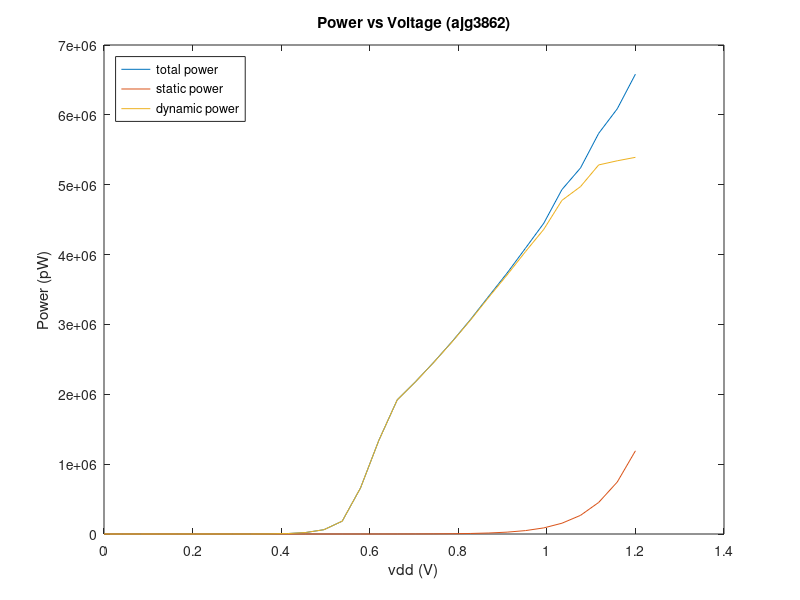

MATLAB code to generate this figure:
total_power_data = csvread("inv_chain_total_power_new.csv")
static_power_data = csvread("inv_chain_static_power_new.csv")

vdd    = total_power_data(:,1)
p_tot  = total_power_data(:,2)
p_stat = static_power_data(:,2)
p_dyn  = p_tot - p_stat

plot(vdd,p_tot)
hold on
plot(vdd,p_stat)
plot(vdd,p_dyn)
xlabel('vdd (V)')
ylabel('Power (pW)')
title('Power vs Voltage (ajg3862)')
legend('total power','static power','dynamic power','Location','northwest')

% vgs= data(:,1)
% ids = data(:,2)
% 
% vth = -0.4554
% 
% 
% 
% %a_model = fit(vgs_minus_vth,ids,'power1')
% my_model = 0.00932*(vgs-vth).^(1.509)
% 
% 
% plot(vgs,ids,'k*',vgs,my_model,'g-')
%  xlabel('Vgs (V)')
%  ylabel('Ids (A)')
%  legend('data points','0.00932*(Vgs+0.4554)^{1.509}','location','northeast')
%  title('Alpha power law model fit for PMOS device')
%  text(-0.85,1.4E-4,'R^2 = 0.9857')
% % 
%  r2 = 1- sum((real(ids-my_model)).^2)/sum((ids-mean(ids)).^2)
